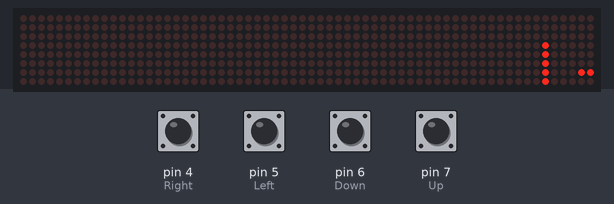
Recording of a sketch running on a simulated Arduino Uno, built with avr-gcc and run on an emulated ATmega328P. Shown: 64×8 LED matrix. The inputs (shaded band) are chosen by the test bench; at power-on: pin 4 (Right), pin 5 (Left), pin 6 (Down), pin 7 (Up) HIGH.

Above: at 1.2 s.
1.3 s: pin 4 (Right) pulled LOW for 0.15 s
4.4 s: pin 6 (Down) pulled LOW for 0.15 s
7.5 s: pin 5 (Left) pulled LOW for 0.15 s
At 8.4 s:
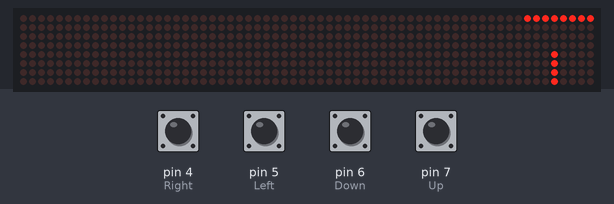
10.6 s: pin 7 (Up) pulled LOW for 0.15 s
13.7 s: pin 5 (Left) pulled LOW for 1 s
At 14.1 s:
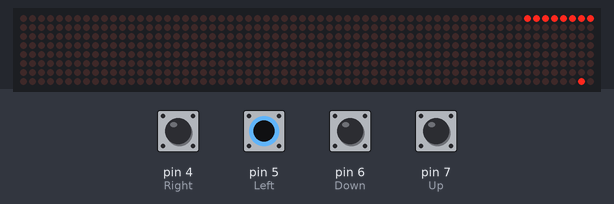
17.7 s: pin 6 (Down) pulled LOW for 1 s
At 17.98 s:
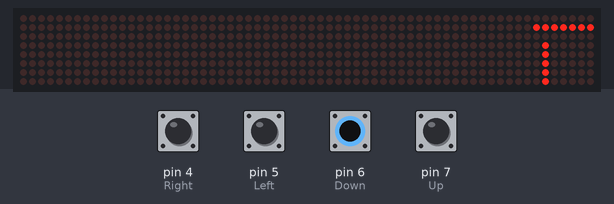
At 19.2 s:
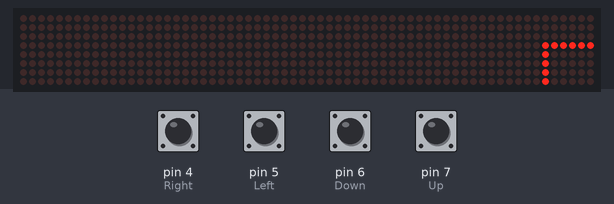
Timing chart, 0 to 20.7 s (numbered marks = the images above; inputs shaded):
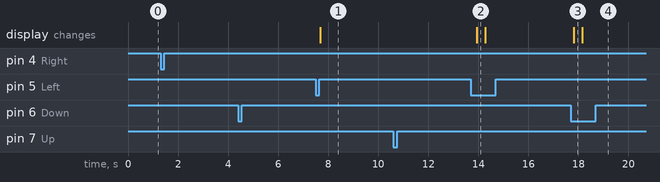

Measured:
- after the input at 1.3 s, every drawn part: stays the same
- after the input at 7.5 s, the display: changes after 0.18 s (image 1)
- after the input at 10.6 s, every drawn part: stays the same
- after the input at 13.7 s, the display: changes after 0.23 s (image 2)
- after the input at 17.7 s, the display: changes after 0.10 s (image 3)

The sketch:

GraphP.ino
```cpp
#include <LedControl.h>

//Setting up the dot matrix display
int DIN = 10;
int CS =  9;
int CLK = 8;

//setting up the button for Up
const int Up = 7;
int UpS = 0;
//setting up the button for Down
const int Down = 6;
int DownS = 0;
//setting up the button for Left
const int Left = 5;
int LeftS = 0;
//setting up the button for Right
const int Right = 4;
int RightS = 0;

LedControl lC = LedControl(DIN,CLK,CS,0);

//Declaring array for bit value of particular rows and columns
int nm[8] = {1,2,4,8,16,32,64,128};

void setup() {
    lC.shutdown(0,false);       //The MAX72XX is in power-saving mode on startup
    lC.setIntensity(0,1);       // Set the brightness to maximum value
    lC.clearDisplay(0);          // and clear the display
    pinMode(Up, INPUT_PULLUP);
    pinMode(Down, INPUT_PULLUP);
    pinMode(Left, INPUT_PULLUP);
    pinMode(Right, INPUT_PULLUP);
}

void loop() {
    // main logic
    int x=4;
    int y=4;
    while(x!=7 && y!=5){
    UpS = digitalRead(Up);
    DownS = digitalRead(Down);
    LeftS = digitalRead(Left);
    RightS = digitalRead(Right);

    if (UpS == HIGH) {
        y=y+1;
    }
    if(DownS == HIGH){
        y=y-1;
    }
    if(LeftS == HIGH){
        x=x-1;
    }
    if(RightS == HIGH){
        x=x+1;
    }
    disp(x,y);
    }
}

void disp(int x,int y){
    int i = 0;
    for(i=0;i<8;i++)
    {
    lC.setRow(0,i,nm[y]);
    lC.setColumn(0,i,nm[x]);
    }
}
```
